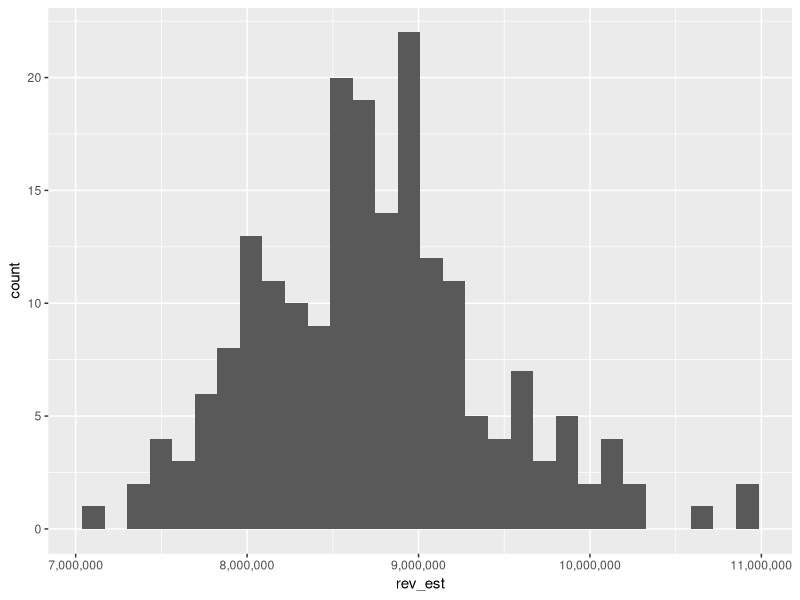

The R script that drew this image:
## ESTIMATING POTENTIAL RETURNS ON A CUSTOMER PROMOTION

## load libraries
library(tidyverse)
library(scales)

## get data - prepared in advance
cust <- read_csv('data/customer_promo.csv')

## examine customer data
str(cust)

## identify variables for estimating: the unknowns:
## Exp_promo_convert: expecting number of customers to convert via promo
## ARPU_Future: expected ARPU for customers during time period
## ARPU_promo: expected spend rate for customers who converted via promo

## Exp_promo_convert distribution
sd_est <- 0.1

## works but applies same random var to each item
cust_epc <- cust %>% mutate(
  epc_est=Exp_promo_convert*rnorm(mean=1, sd=sd_est, n=1)
)

## works but loop
cust_epc2 <- cust
for(s in 1:nrow(cust)){
  cust_epc2$epc_est[s] <- cust_epc2$Exp_promo_convert[s]*rnorm(mean=1, sd=sd_est, n=1)
}

cust_est <- cust
## create function and use apply
fdist <- function(x) {
  x*rnorm(mean=1, sd=sd_est, n=1)
}
## apply function to each row to create new variable with random normal dist
cust_est$epc_est <- apply(cust_est[,'Exp_promo_convert'], MARGIN=1, FUN=fdist)
## set C3 prev title to 1
cust_est[cust_est$Prod=='C3 (prev title pattern)','epc_est'] <- 1
cust_est$arpu_future_est <- apply(cust_est[,'ARPU_Future'], MARGIN=1, FUN=fdist) 
cust_est$arpu_promo_est <- apply(cust_est[,'ARPU_promo'], MARGIN=1, FUN=fdist)
cust_est <- cust_est %>% mutate(
  rev_est=Customers*epc_est*arpu_future_est*arpu_promo_est
)

sum(cust_est$Revenue)
sum(cust_est$rev_est)

## use above process and create a loop for multiple simulations
cust_est_sim <- data.frame()
sims <- 200
for(sim in 1:sims){
  ## apply function to each row to create new variable with random normal dist
  cust_est$epc_est <- apply(cust_est[,'Exp_promo_convert'], MARGIN=1, FUN=fdist)
  ## set C3 prev title to 1
  cust_est[cust_est$Prod=='C3 (prev title pattern)','epc_est'] <- 1
  cust_est$arpu_future_est <- apply(cust_est[,'ARPU_Future'], MARGIN=1, FUN=fdist) 
  cust_est$arpu_promo_est <- apply(cust_est[,'ARPU_promo'], MARGIN=1, FUN=fdist)
  cust_est <- cust_est %>% mutate(
    rev_est=Customers*epc_est*arpu_future_est*arpu_promo_est
  )
  cust_est$sim <- sim
  cust_est_sim <- bind_rows(cust_est_sim, cust_est)
}

## review results of sim
## total revenue
rev_sim <- cust_est_sim %>% group_by(sim) %>% summarize(rev_est=sum(rev_est))
## visualize distribution of revenue
ggplot(rev_sim, aes(x=rev_est))+geom_histogram()+
  scale_x_continuous(labels=comma)

summary(rev_sim$rev_est)
